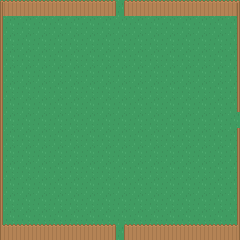

This game map was drawn from its Tiled (.tmx) file and the tilesets committed beside it. A one-line description and the full map source follow:
An orthogonal 15x15 tile map with 16x16 px tiles, 2 tile layers (Background, Foreground) and 3 objects (3x exit).

<map version="1.0" tiledversion="1.0.2" orientation="orthogonal" renderorder="right-down" width="15" height="15" tilewidth="16" tileheight="16" nextobjectid="2">
 <tileset firstgid="1" source="tileset.tsx" />
 <layer name="Background" width="15" height="15">
  <properties>
   <property name="layer" value="background" />
   <property name="nocollide" value="true" />
   <property name="tileset" value="tileset" />
  </properties>
  <data encoding="csv">
964,964,964,964,964,964,964,964,964,964,964,964,964,964,964,
964,964,964,964,964,964,964,964,964,964,964,964,964,964,964,
964,964,964,964,964,964,964,964,964,964,964,964,964,964,964,
964,964,964,964,964,964,964,964,964,964,964,964,964,964,964,
964,964,964,964,964,964,964,964,964,964,964,964,964,964,964,
964,964,964,964,964,964,964,964,964,964,964,964,964,964,964,
964,964,964,964,964,964,964,964,964,964,964,964,964,964,964,
964,964,964,964,964,964,964,964,964,964,964,964,964,964,964,
964,964,964,964,964,964,964,964,964,964,964,964,964,964,964,
964,964,964,964,964,964,964,964,964,964,964,964,964,964,964,
964,964,964,964,964,964,964,964,964,964,964,964,964,964,964,
964,964,964,964,964,964,964,964,964,964,964,964,964,964,964,
964,964,964,964,964,964,964,964,964,964,964,964,964,964,964,
964,964,964,964,964,964,964,964,964,964,964,964,964,964,964,
964,964,964,964,964,964,964,964,964,964,964,964,964,964,964
</data>
 </layer>
 <layer name="Foreground" width="15" height="15">
  <properties>
   <property name="layer" value="foreground" />
   <property name="tileset" value="tileset" />
  </properties>
  <data encoding="csv">
540,541,541,541,541,541,541,576,541,541,541,541,541,541,542,
577,0,0,0,0,0,0,0,0,0,0,0,0,0,579,
577,0,0,0,0,0,0,0,0,0,0,0,0,0,579,
577,0,0,0,0,0,0,0,0,0,0,0,0,0,579,
577,0,0,0,0,0,0,0,0,0,0,0,0,0,579,
577,0,0,0,0,0,0,0,0,0,0,0,0,0,579,
577,0,0,0,0,0,0,0,0,0,0,0,0,0,579,
577,0,0,0,0,0,0,0,0,0,0,0,0,0,0,
577,0,0,0,0,0,0,0,0,0,0,0,0,0,579,
577,0,0,0,0,0,0,0,0,0,0,0,0,0,579,
577,0,0,0,0,0,0,0,0,0,0,0,0,0,579,
577,0,0,0,0,0,0,0,0,0,0,0,0,0,579,
577,0,0,0,0,0,0,0,0,0,0,0,0,0,579,
577,0,0,0,0,0,0,0,0,0,0,0,0,0,579,
614,615,615,615,615,615,615,576,615,615,615,615,615,615,616
</data>
 </layer>
 <objectgroup name="Objects">
  <properties>
   <property name="tileset" value="tileset" />
  </properties>
  <object id="10" name="Exit_Down" type="exit" x="112" y="245" width="16" height="3">
   <properties>
    <property name="direction" value="down" />
   </properties>
  </object>
  <object id="13" name="Exit_Right" type="exit" x="245" y="112" width="3" height="16">
   <properties>
    <property name="direction" value="right" />
   </properties>
  </object>
  <object id="12" name="Exit_Up" type="exit" x="112" y="-8" width="16" height="3">
   <properties>
    <property name="direction" value="up" />
   </properties>
  </object>
 </objectgroup>
</map>
